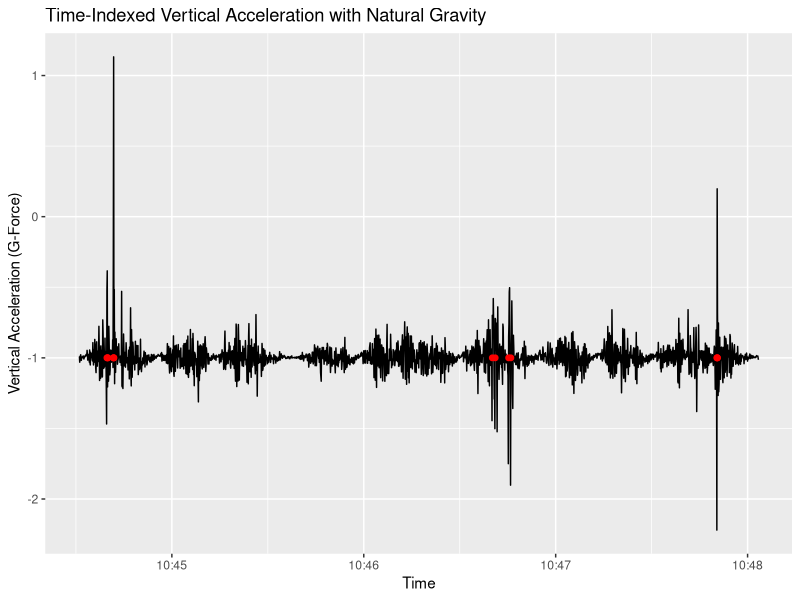
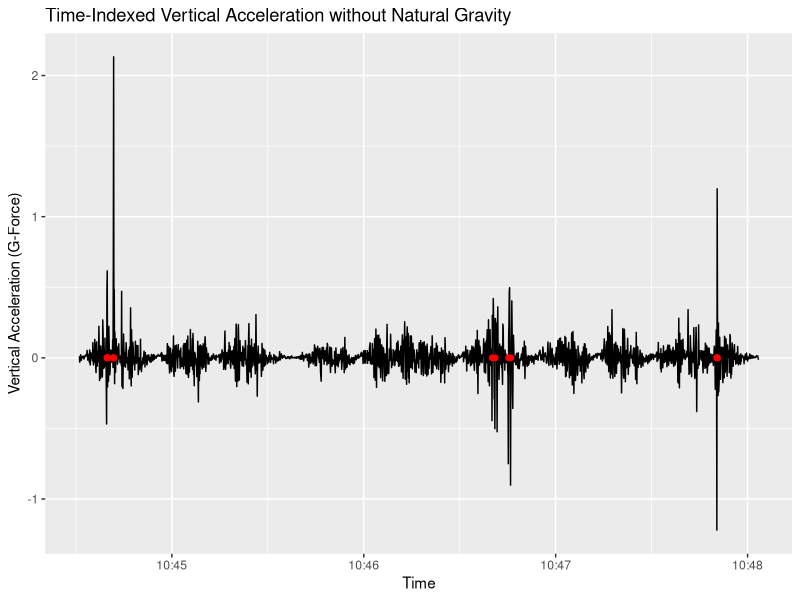
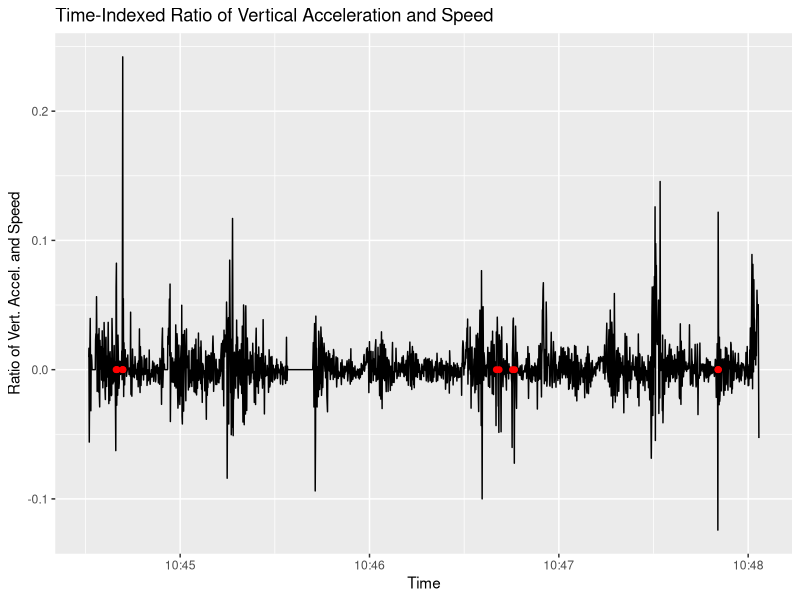
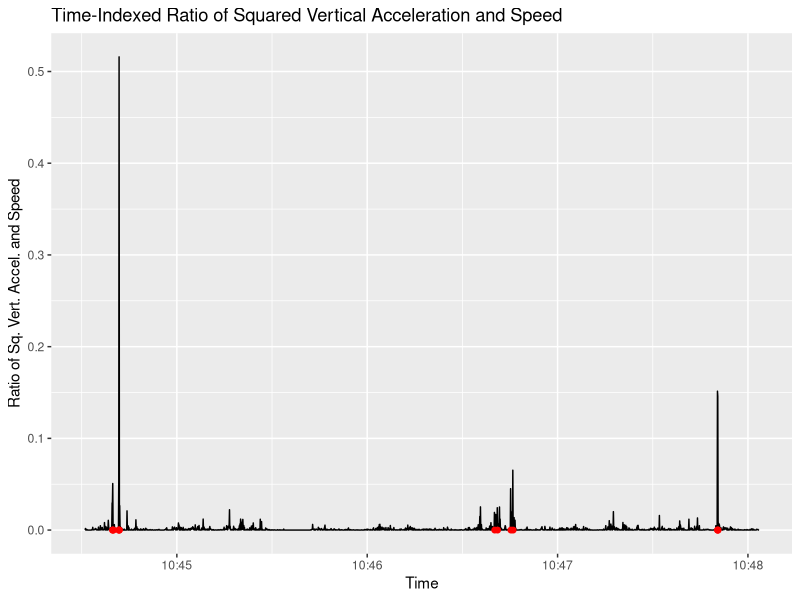
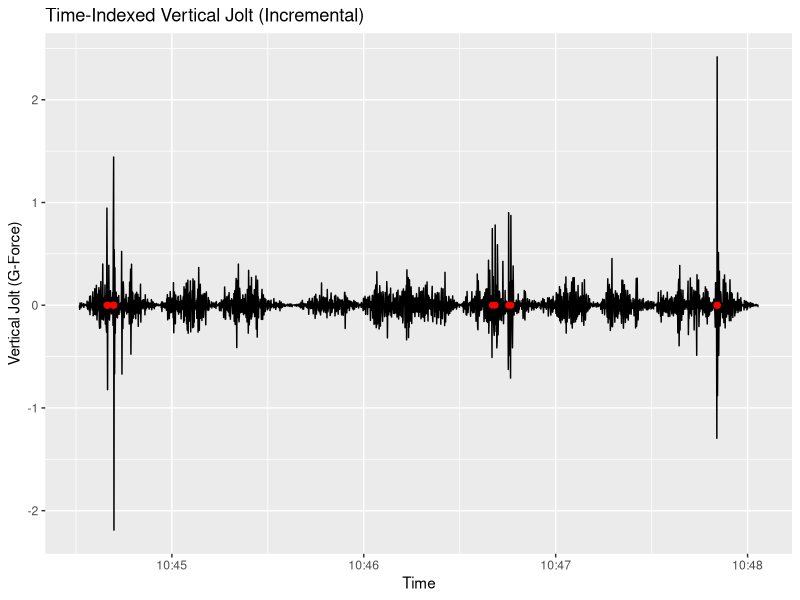
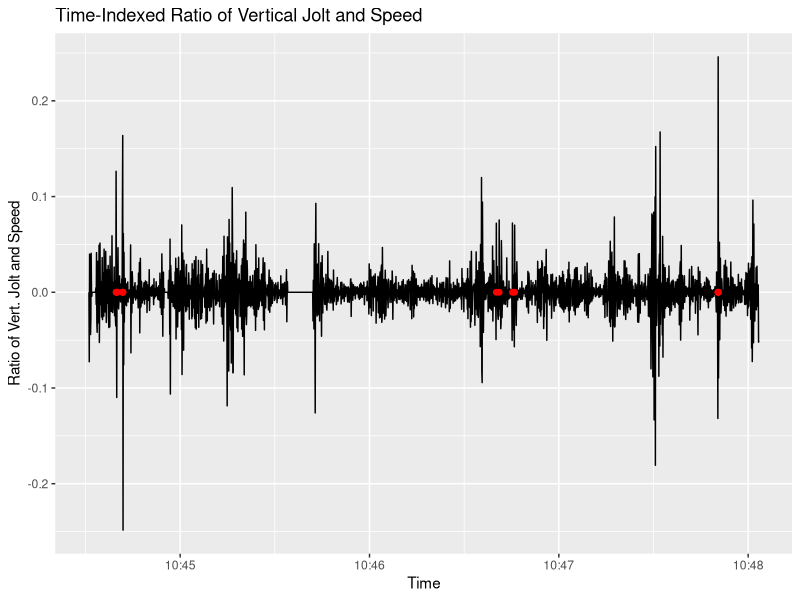
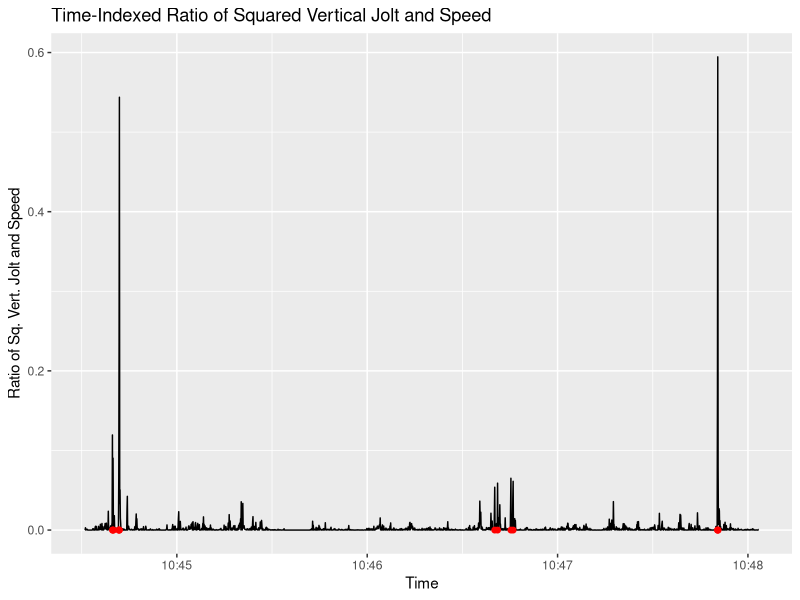
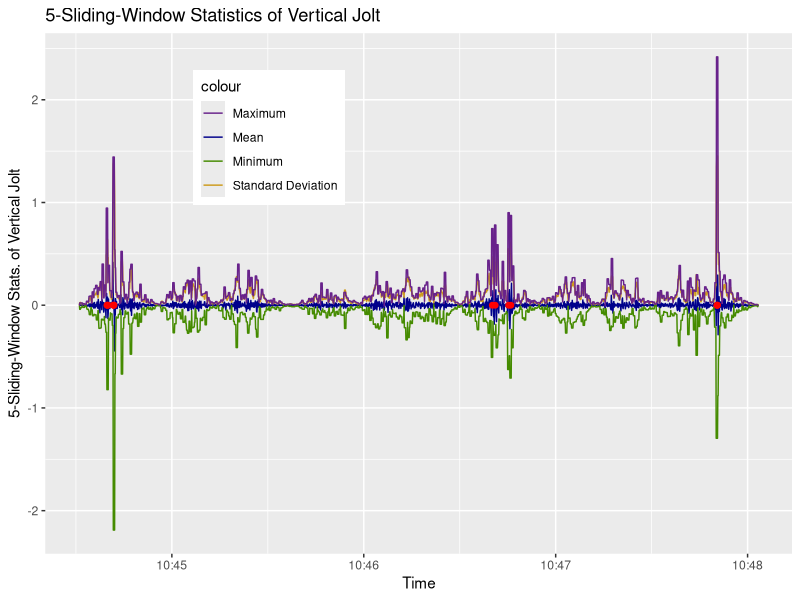

The R script that drew these images, in order:
## ---- chunk 1
knitr::opts_chunk$set(echo = TRUE)
## ---- chunk 2
# load data file
if (!exists("LA10.raw")) {
    LA10.raw <- read.csv("./los_angeles_10.csv")
}
print(nrow(LA10.raw))
## ---- chunk 3
LA10.valid = LA10.raw[, c("Date", "Latitude", "Longitude", "Speed")]
# validate DateTime format
LA10.valid$Date <- as.POSIXct(LA10.valid$Date, format="%Y-%m-%d %H:%M:%OS")
# specify orientation of accelration
LA10.valid$forw_accel = LA10.raw$X
LA10.valid$hori_accel = LA10.raw$Y
LA10.valid$vert_accel_G = LA10.raw$Z
# mark speed bumps
for (i in 1:nrow(LA10.valid)) {
    LA10.valid$speedbump[i] = "no"
}
for (i in c(88, 90, 91, 108, 109, 110, 1287, 1296, 1338, 1345, 1989, 1990, 1991)) {
    LA10.valid$speedbump[i] = "yes"
}
## ---- chunk 4
require(ggplot2)
LA10.vert_accel_G.plot <- ggplot(LA10.valid, aes(x = Date))
LA10.vert_accel_G.plot <- LA10.vert_accel_G.plot + geom_line(aes(y = vert_accel_G))
LA10.vert_accel_G.plot <- LA10.vert_accel_G.plot + xlab("Time") 
LA10.vert_accel_G.plot <- LA10.vert_accel_G.plot + ylab("Vertical Acceleration (G-Force)") 
LA10.vert_accel_G.plot <- LA10.vert_accel_G.plot + ggtitle("Time-Indexed Vertical Acceleration with Natural Gravity")
for (i in c(88, 90, 91, 108, 109, 110, 1287, 1296, 1338, 1345, 1989, 1990, 1991)) {
    LA10.vert_accel_G.plot <- LA10.vert_accel_G.plot + 
        annotate("pointrange", x = LA10.valid$Date[i], y = -1, ymin = -1, ymax = -1, colour = "red", size = 0.25)
}
print(LA10.vert_accel_G.plot)
## ---- chunk 5
# remove natural gravity in vertical acceleration
LA10.valid$vert_accel = LA10.valid$vert_accel_G + 1
## ---- chunk 6
require(ggplot2)
LA10.vert_accel.plot <- ggplot(LA10.valid, aes(x = Date))
LA10.vert_accel.plot <- LA10.vert_accel.plot + geom_line(aes(y = vert_accel))
LA10.vert_accel.plot <- LA10.vert_accel.plot + xlab("Time") 
LA10.vert_accel.plot <- LA10.vert_accel.plot + ylab("Vertical Acceleration (G-Force)") 
LA10.vert_accel.plot <- LA10.vert_accel.plot + ggtitle("Time-Indexed Vertical Acceleration without Natural Gravity")
for (i in c(88, 90, 91, 108, 109, 110, 1287, 1296, 1338, 1345, 1989, 1990, 1991)) {
    LA10.vert_accel.plot <- LA10.vert_accel.plot + 
        annotate("pointrange", x = LA10.valid$Date[i], y = 0, ymin = 0, ymax = 0, colour = "red", size = 0.25)
}
print(LA10.vert_accel.plot)
## ---- chunk 7
# calculate ratio between vertical acceleration and speed
for (i in 1:nrow(LA10.valid)) {
    if (LA10.valid$Speed[i] == 0) {
        LA10.valid$vert_accel_ratio_speed[i] = 0
    }
    else {
        LA10.valid$vert_accel_ratio_speed[i] = LA10.valid$vert_accel[i] / LA10.valid$Speed[i]
    }
}
## ---- chunk 8
require(ggplot2)
LA10.vert_accel_ratio_speed.plot <- ggplot(LA10.valid, aes(x = Date))
LA10.vert_accel_ratio_speed.plot <- LA10.vert_accel_ratio_speed.plot + geom_line(aes(y = vert_accel_ratio_speed))
LA10.vert_accel_ratio_speed.plot <- LA10.vert_accel_ratio_speed.plot + xlab("Time") 
LA10.vert_accel_ratio_speed.plot <- LA10.vert_accel_ratio_speed.plot + ylab("Ratio of Vert. Accel. and Speed") 
LA10.vert_accel_ratio_speed.plot <- LA10.vert_accel_ratio_speed.plot + ggtitle("Time-Indexed Ratio of Vertical Acceleration and Speed")
for (i in c(88, 90, 91, 108, 109, 110, 1287, 1296, 1338, 1345, 1989, 1990, 1991)) {
    LA10.vert_accel_ratio_speed.plot <- LA10.vert_accel_ratio_speed.plot + 
        annotate("pointrange", x = LA10.valid$Date[i], y = 0, ymin = 0, ymax = 0, colour = "red", size = 0.25)
}
print(LA10.vert_accel_ratio_speed.plot)
## ---- chunk 9
# calculate ratio between vertical acceleration and speed
for (i in 1:nrow(LA10.valid)) {
    if (LA10.valid$Speed[i] == 0) {
        LA10.valid$sq_vert_accel_ratio_speed[i] = 0
    }
    else {
        LA10.valid$sq_vert_accel_ratio_speed[i] = (LA10.valid$vert_accel[i] * LA10.valid$vert_accel[i]) / LA10.valid$Speed[i]
    }
}
## ---- chunk 10
require(ggplot2)
LA10.sq_vert_accel_ratio_speed.plot <- ggplot(LA10.valid, aes(x = Date))
LA10.sq_vert_accel_ratio_speed.plot <- LA10.sq_vert_accel_ratio_speed.plot + geom_line(aes(y = sq_vert_accel_ratio_speed))
LA10.sq_vert_accel_ratio_speed.plot <- LA10.sq_vert_accel_ratio_speed.plot + xlab("Time") 
LA10.sq_vert_accel_ratio_speed.plot <- LA10.sq_vert_accel_ratio_speed.plot + ylab("Ratio of Sq. Vert. Accel. and Speed") 
LA10.sq_vert_accel_ratio_speed.plot <- LA10.sq_vert_accel_ratio_speed.plot + ggtitle("Time-Indexed Ratio of Squared Vertical Acceleration and Speed")
for (i in c(88, 90, 91, 108, 109, 110, 1287, 1296, 1338, 1345, 1989, 1990, 1991)) {
    LA10.sq_vert_accel_ratio_speed.plot <- LA10.sq_vert_accel_ratio_speed.plot + 
        annotate("pointrange", x = LA10.valid$Date[i], y = 0, ymin = 0, ymax = 0, colour = "red", size = 0.25)
}
print(LA10.sq_vert_accel_ratio_speed.plot)
## ---- chunk 11
# calculate vertical jolt
for (i in 1:nrow(LA10.valid)) {
    if (i == 1) {
        LA10.valid$vert_jolt[i] = 0
    }
    else {
        LA10.valid$vert_jolt[i] = LA10.valid$vert_accel[i] - LA10.valid$vert_accel[i - 1]
    }
}
## ---- chunk 12
require(ggplot2)
LA10.vert_jolt.plot <- ggplot(LA10.valid, aes(x = Date))
LA10.vert_jolt.plot <- LA10.vert_jolt.plot + geom_line(aes(y = vert_jolt))
LA10.vert_jolt.plot <- LA10.vert_jolt.plot + xlab("Time") 
LA10.vert_jolt.plot <- LA10.vert_jolt.plot + ylab("Vertical Jolt (G-Force)") 
LA10.vert_jolt.plot <- LA10.vert_jolt.plot + ggtitle("Time-Indexed Vertical Jolt (Incremental)")
for (i in c(88, 90, 91, 108, 109, 110, 1287, 1296, 1338, 1345, 1989, 1990, 1991)) {
    LA10.vert_jolt.plot <- LA10.vert_jolt.plot + 
        annotate("pointrange", x = LA10.valid$Date[i], y = 0, ymin = 0, ymax = 0, colour = "red", size = 0.25)
}
print(LA10.vert_jolt.plot)
## ---- chunk 13
# calculate ratio between vertical jolt and speed
for (i in 1:nrow(LA10.valid)) {
    if (LA10.valid$Speed[i] == 0) {
        LA10.valid$vert_jolt_ratio_speed[i] = 0
    }
    else {
        LA10.valid$vert_jolt_ratio_speed[i] = LA10.valid$vert_jolt[i] / LA10.valid$Speed[i]
    }
}
## ---- chunk 14
require(ggplot2)
LA10.vert_jolt_ratio_speed.plot <- ggplot(LA10.valid, aes(x = Date))
LA10.vert_jolt_ratio_speed.plot <- LA10.vert_jolt_ratio_speed.plot + geom_line(aes(y = vert_jolt_ratio_speed))
LA10.vert_jolt_ratio_speed.plot <- LA10.vert_jolt_ratio_speed.plot + xlab("Time") 
LA10.vert_jolt_ratio_speed.plot <- LA10.vert_jolt_ratio_speed.plot + ylab("Ratio of Vert. Jolt and Speed") 
LA10.vert_jolt_ratio_speed.plot <- LA10.vert_jolt_ratio_speed.plot + ggtitle("Time-Indexed Ratio of Vertical Jolt and Speed")
for (i in c(88, 90, 91, 108, 109, 110, 1287, 1296, 1338, 1345, 1989, 1990, 1991)) {
    LA10.vert_jolt_ratio_speed.plot <- LA10.vert_jolt_ratio_speed.plot + 
        annotate("pointrange", x = LA10.valid$Date[i], y = 0, ymin = 0, ymax = 0, colour = "red", size = 0.25)
}
print(LA10.vert_jolt_ratio_speed.plot)
## ---- chunk 15
# calculate ratio between vertical jolt and speed
for (i in 1:nrow(LA10.valid)) {
    if (LA10.valid$Speed[i] == 0) {
        LA10.valid$sq_vert_jolt_ratio_speed[i] = 0
    }
    else {
        LA10.valid$sq_vert_jolt_ratio_speed[i] = (LA10.valid$vert_jolt[i] * LA10.valid$vert_jolt[i]) / LA10.valid$Speed[i]
    }
}
## ---- chunk 16
require(ggplot2)
LA10.sq_vert_jolt_ratio_speed.plot <- ggplot(LA10.valid, aes(x = Date))
LA10.sq_vert_jolt_ratio_speed.plot <- LA10.sq_vert_jolt_ratio_speed.plot + geom_line(aes(y = sq_vert_jolt_ratio_speed))
LA10.sq_vert_jolt_ratio_speed.plot <- LA10.sq_vert_jolt_ratio_speed.plot + xlab("Time") 
LA10.sq_vert_jolt_ratio_speed.plot <- LA10.sq_vert_jolt_ratio_speed.plot + ylab("Ratio of Sq. Vert. Jolt and Speed") 
LA10.sq_vert_jolt_ratio_speed.plot <- LA10.sq_vert_jolt_ratio_speed.plot + ggtitle("Time-Indexed Ratio of Squared Vertical Jolt and Speed")
for (i in c(88, 90, 91, 108, 109, 110, 1287, 1296, 1338, 1345, 1989, 1990, 1991)) {
    LA10.sq_vert_jolt_ratio_speed.plot <- LA10.sq_vert_jolt_ratio_speed.plot + 
        annotate("pointrange", x = LA10.valid$Date[i], y = 0, ymin = 0, ymax = 0, colour = "red", size = 0.25)
}
print(LA10.sq_vert_jolt_ratio_speed.plot)
## ---- chunk 17
# calculate 5-sliding-window mean of vertical jolt
for (i in 3:nrow(LA10.valid)-2) {
    LA10.valid$vert_jolt_mean[i] = mean(c(LA10.valid$vert_jolt[i-2], 
                                        LA10.valid$vert_jolt[i-1], 
                                        LA10.valid$vert_jolt[i], 
                                        LA10.valid$vert_jolt[i+1], 
                                        LA10.valid$vert_jolt[i+2]))
}
LA10.valid$vert_jolt_mean[1] = 0
LA10.valid$vert_jolt_mean[2] = 0
LA10.valid$vert_jolt_mean[nrow(LA10.valid) - 1] = 0
LA10.valid$vert_jolt_mean[nrow(LA10.valid)] = 0
# calculate 5-sliding-window standard deviation of vertical jolt
for (i in 3:nrow(LA10.valid)-2) {
    LA10.valid$vert_jolt_sd[i] = sd(c(LA10.valid$vert_jolt[i-2], 
                                        LA10.valid$vert_jolt[i-1], 
                                        LA10.valid$vert_jolt[i], 
                                        LA10.valid$vert_jolt[i+1], 
                                        LA10.valid$vert_jolt[i+2]))
}
LA10.valid$vert_jolt_sd[1] = 0
LA10.valid$vert_jolt_sd[2] = 0
LA10.valid$vert_jolt_sd[nrow(LA10.valid) - 1] = 0
LA10.valid$vert_jolt_sd[nrow(LA10.valid)] = 0
# calculate 5-sliding-window minimum of vertical jolt
for (i in 3:nrow(LA10.valid)-2) {
    LA10.valid$vert_jolt_min[i] = min(c(LA10.valid$vert_jolt[i-2], 
                                        LA10.valid$vert_jolt[i-1], 
                                        LA10.valid$vert_jolt[i], 
                                        LA10.valid$vert_jolt[i+1], 
                                        LA10.valid$vert_jolt[i+2]))
}
LA10.valid$vert_jolt_min[1] = 0
LA10.valid$vert_jolt_min[2] = 0
LA10.valid$vert_jolt_min[nrow(LA10.valid) - 1] = 0
LA10.valid$vert_jolt_min[nrow(LA10.valid)] = 0
# calculate 5-sliding-window maxium of vertical jolt
for (i in 3:nrow(LA10.valid)-2) {
    LA10.valid$vert_jolt_max[i] = max(c(LA10.valid$vert_jolt[i-2], 
                                        LA10.valid$vert_jolt[i-1], 
                                        LA10.valid$vert_jolt[i], 
                                        LA10.valid$vert_jolt[i+1], 
                                        LA10.valid$vert_jolt[i+2]))
}
LA10.valid$vert_jolt_max[1] = 0
LA10.valid$vert_jolt_max[2] = 0
LA10.valid$vert_jolt_max[nrow(LA10.valid) - 1] = 0
LA10.valid$vert_jolt_max[nrow(LA10.valid)] = 0
## ---- chunk 18
require(ggplot2)
LA10.vert_jolt_5.plot <- ggplot(LA10.valid, aes(x = Date))
LA10.vert_jolt_5.plot <- LA10.vert_jolt_5.plot + geom_line(aes(y = vert_jolt_mean, colour = "Mean"))
LA10.vert_jolt_5.plot <- LA10.vert_jolt_5.plot + geom_line(aes(y = vert_jolt_sd, colour = "Standard Deviation"))
LA10.vert_jolt_5.plot <- LA10.vert_jolt_5.plot + geom_line(aes(y = vert_jolt_min, colour = "Minimum"))
LA10.vert_jolt_5.plot <- LA10.vert_jolt_5.plot + geom_line(aes(y = vert_jolt_max, colour = "Maximum"))
LA10.vert_jolt_5.plot <- LA10.vert_jolt_5.plot + scale_colour_manual(values = c("darkorchid4", "blue4", "chartreuse4", "goldenrod3"))
LA10.vert_jolt_5.plot <- LA10.vert_jolt_5.plot + theme(legend.position = c(0.3, 0.8))
LA10.vert_jolt_5.plot <- LA10.vert_jolt_5.plot + xlab("Time") 
LA10.vert_jolt_5.plot <- LA10.vert_jolt_5.plot + ylab("5-Sliding-Window Stats. of Vertical Jolt") 
LA10.vert_jolt_5.plot <- LA10.vert_jolt_5.plot + ggtitle("5-Sliding-Window Statistics of Vertical Jolt")
for (i in c(88, 90, 91, 108, 109, 110, 1287, 1296, 1338, 1345, 1989, 1990, 1991)) {
    LA10.vert_jolt_5.plot <- LA10.vert_jolt_5.plot + 
        annotate("pointrange", x = LA10.valid$Date[i], y = 0, ymin = 0, ymax = 0, colour = "red", size = 0.25)
}
print(LA10.vert_jolt_5.plot)
## ---- chunk 19
write.csv(LA10.valid, "./los_angeles_10_labeled.csv")
